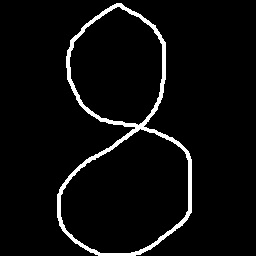
#> input picture Notebooks/Notebook-2/8.jpg, 256 x 256 px
$ jupyter execute 'Image Processing -2.ipynb'
#> lines starting #> are read from the running program, lines starting #| are printed output that depends on the picture
# **Image Processing in OpenCV**

**Ravjot Singh**

E-mail: ravjot313@gmail.com

M: +91-9654446404

LinkedIn: https://www.linkedin.com/in/ravjot-singh-1a0777149/

Github: https://github.com/Ravjot03

# Morphological Transformations
Theory:

Morphological transformations are some simple operations based on the image shape. It is normally performed on binary images. It needs two inputs, one is our original image, second one is called structuring element or kernel which decides the nature of operation. Two basic morphological operators are Erosion and Dilation. Then its variant forms like Opening, Closing, Gradient etc also comes into play.

Importing the libraries and Reading an image using OpenCV

[cell 1]
import cv2
import numpy as np
import pandas as pd
from matplotlib import pyplot as plt

img = cv2.imread('8.jpg')
#> img is the input picture: shape (256, 256, 3); min 0, max 255, mean 11.6
plt.imshow(img)

# Erosion:
The basic idea of erosion is just like soil erosion only, it erodes away the boundaries of foreground object

[cell 2]
kernel = np.ones((3,3),np.uint8)
erosion = cv2.erode(img,kernel,iterations = 1)
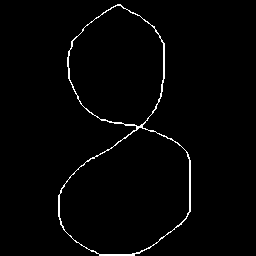
#> erosion: shape (256, 256, 3); min 0, max 255, mean 4.3
plt.imshow(erosion)

# Dilation:
It is just opposite of erosion. Here, a pixel element is ‘1’ if atleast one pixel under the kernel is ‘1’. So it increases the white region in the image or size of foreground object increases.

[cell 3]
kernel = np.ones((6,6), np.uint8)
dilation = cv2.dilate(img, kernel, iterations = 1)
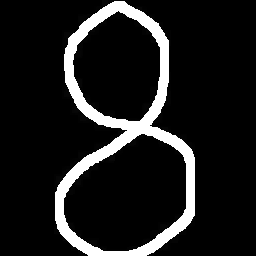
#> dilation: shape (256, 256, 3); min 0, max 255, mean 29.3
plt.imshow(dilation)

# Opening:
Opening is just another name of erosion followed by dilation. It is useful in removing noise

[cell 4]
kernel = np.ones((4,4), np.uint8)
opening = cv2.morphologyEx(img, cv2.MORPH_OPEN, kernel)
plt.imshow(opening)

# Closing:
Closing is reverse of Opening, Dilation followed by Erosion. It is useful in closing small holes inside the foreground objects, or small black points on the object.

[cell 5]
kernel = np.ones((4,4), np.uint8)
closing = cv2.morphologyEx(opening, cv2.MORPH_CLOSE, kernel)
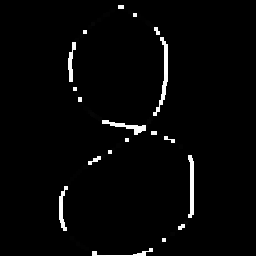
#> closing: shape (256, 256, 3); min 0, max 255, mean 6
plt.imshow(closing)

# Morphological Gradient:
It is the difference between dilation and erosion of an image.

[cell 6]
kernel = np.ones((2,2), np.uint8)
gradient = cv2.morphologyEx(dilation, cv2.MORPH_GRADIENT, kernel)
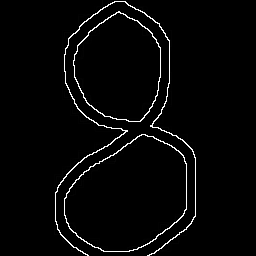
#> gradient: shape (256, 256, 3); min 0, max 255, mean 6.9
plt.imshow(gradient)

# Top Hat:
It is the difference between input image and Opening of the image

[cell 7]
kernel = np.ones((5,5), np.uint8)
tophat = cv2.morphologyEx(img, cv2.MORPH_TOPHAT, kernel)
plt.imshow(tophat)

#Black Hat:
It is the difference between the closing of the input image and input image.

[cell 8]
kernel = np.ones((4,4), np.uint8)
blackhat = cv2.morphologyEx(img, cv2.MORPH_BLACKHAT, kernel)
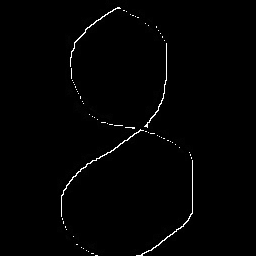
#> blackhat: shape (256, 256, 3); min 0, max 255, mean 2.8
plt.imshow(blackhat)
